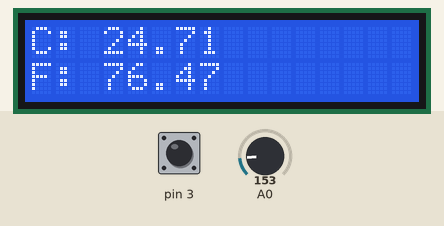
Bench run of a sketch on a simulated Arduino Uno, built with avr-gcc and run on an emulated ATmega328P. Parts: 16×2 character LCD. The inputs (shaded band) are chosen by the test bench; at power-on: pin 3 HIGH, A0 = 153.

Above: at 1.2 s.
1.3 s: pin 3 pulled LOW for 1.2 s
At 2.5 s:
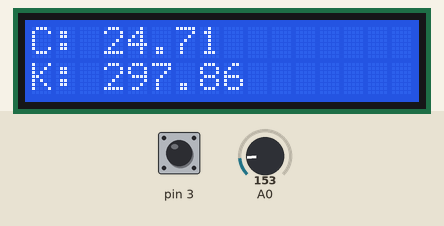
4.5 s: A0 set to 165
At 5.4 s:
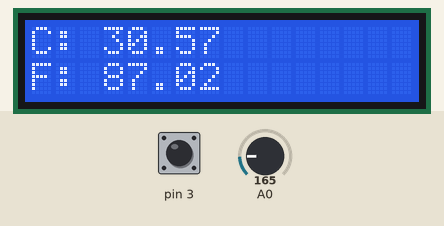
6.5 s: A0 set to 175
At 8.3 s:
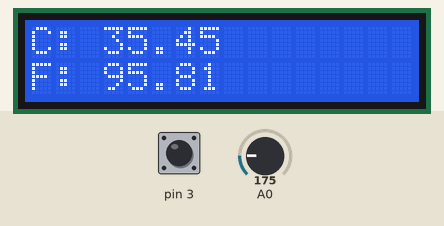
8.6 s: pin 3 pulled LOW for 1.2 s
At 9.9 s:
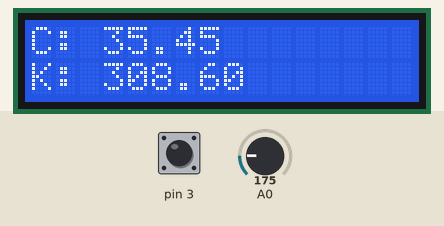
11.6 s: pin 3 pulled LOW for 3.2 s
16.6 s: A0 set to 191
At 18.2 s:
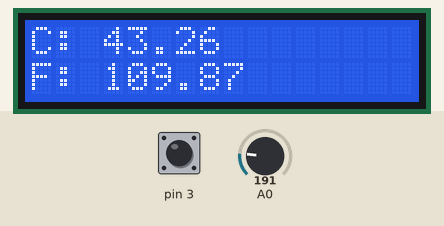
Timing chart, 0 to 19.6 s (numbered marks = the images above; inputs shaded):
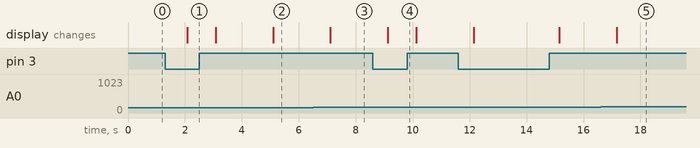

Measured:
- after the input at 1.3 s, the display: changes after 0.78 s (image 1)
- after the input at 4.5 s, the display: changes after 0.60 s (image 2)
- after the input at 6.5 s, the display: changes after 0.61 s (image 3)
- after the input at 8.6 s, the display: changes after 0.52 s (image 4)
- after the input at 16.6 s, the display: changes after 0.56 s (image 5)

The sketch:

Modified_TempKelvinBtn.ino
```cpp
/*
  SparkFun Inventor’s Kit
  Circuit 4B - Temperature Sensor

  The LCD will display readings from a temperature sensor in degrees Celsius and Fahrenheit.

  This sketch was written by SparkFun Electronics, with lots of help from the Arduino community.
  This code is completely free for any use.

  View circuit diagram and instructions at: https://learn.sparkfun.com/tutorials/sparkfun-inventors-kit-experiment-guide---v41
  Download drawings and code at: https://github.com/sparkfun/SIK-Guide-Code
*/

#include <LiquidCrystal.h>                  //the liquid crystal library contains commands for printing to the display
LiquidCrystal lcd(13, 12, 11, 10, 9, 8);    // tell the RedBoard what pins are connected to the display

float voltage = 0;                          //the voltage measured from the TMP36
float degreesC = 0;                         //the temperature in Celsius, calculated from the voltage
float degreesOther = 0;                         //the temperature in Fahrenheit, calculated from the voltage
String msgOther = "F";

void setup() {

  lcd.begin(16, 2);                         //tell the lcd library that we are using a display that is 16 characters wide and 2 characters high
  lcd.clear();                              //clear the display

  pinMode(3, INPUT_PULLUP);
}

void loop() {

  voltage = analogRead(A0) * 0.004882813;   //convert the analog reading, which varies from 0 to 1023, back to a voltage value from 0-5 volts
  degreesC = (voltage - 0.5) * 100.0;       //convert the voltage to a temperature in degrees Celsius
  degreesOther = degreesC + 273.15; //convert the voltage to a temperature in degrees Fahrenheit

  lcd.clear();                              //clear the LCD

  lcd.setCursor(0, 0);                      //set the cursor to the top left position
  lcd.print("C: ");                 //print a label for the data
  lcd.print(degreesC);                      //print the degrees Celsius

  if (digitalRead(3) == LOW) {
    msgOther = "K: ";
    degreesOther = degreesC + 273.15;
  } else {
    msgOther = "F: ";
    degreesOther = degreesC * (9.0 / 5.0) + 32.0;
  }

  lcd.setCursor(0, 1);                      //set the cursor to the lower left position
  lcd.print(msgOther);                 //Print a label for the data
  lcd.print(degreesOther);                      //print the degrees Fahrenheit

  delay(1000);                              //delay for 1 second between each reading (this makes the display less noisy)
}
```
